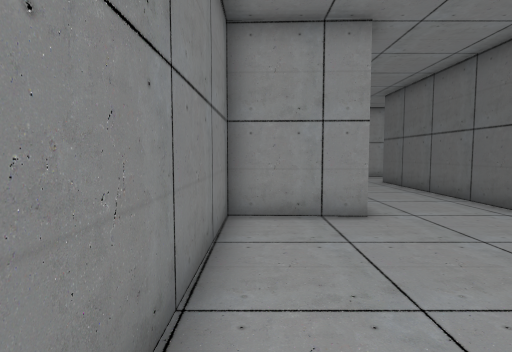
[1] (above)

12 first-person views from a walk through a Unity game level. The camera is 1.3 m above the floor, tilts 4° down and sees 80° across. The floor is counted in squares, 1 m on a side. Each view is taken from the middle of a square. On the plan, view 1 faces up. The plan holds only what a view shows up to about 14 squares ahead; the rest is blank. The player character is not drawn. Door leaves are left out, so doorways stand open.

[2]
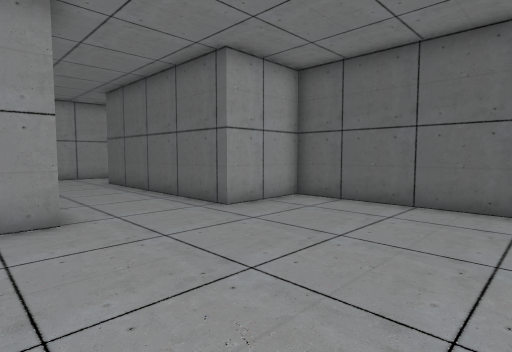

[3]
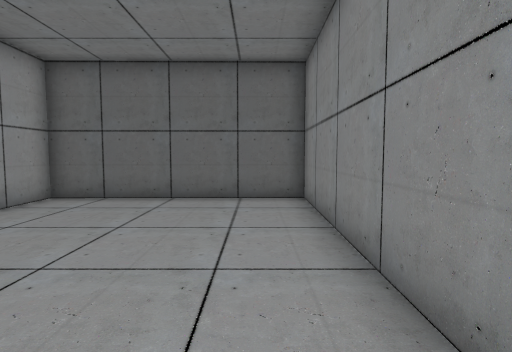

[4]
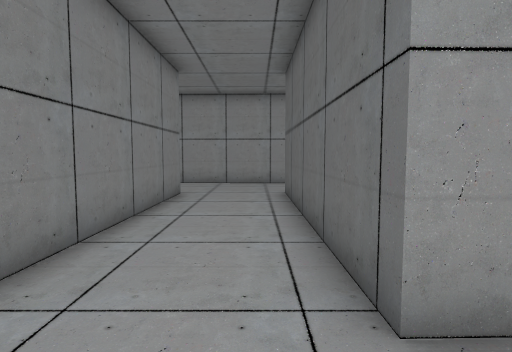

[5]
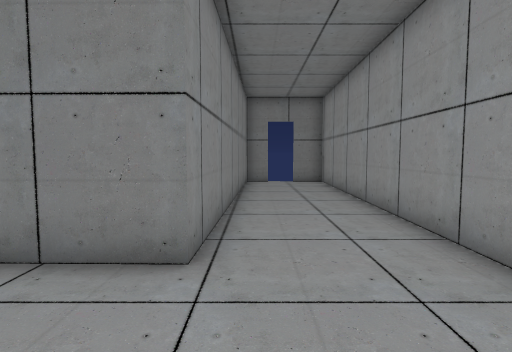

[6]
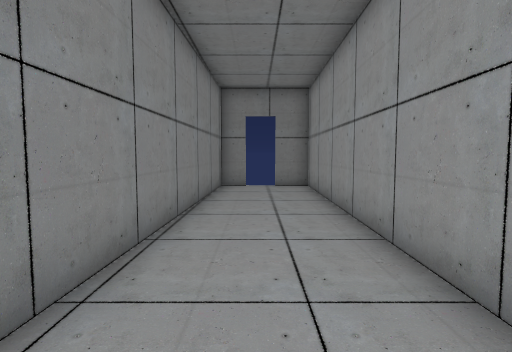

[7]
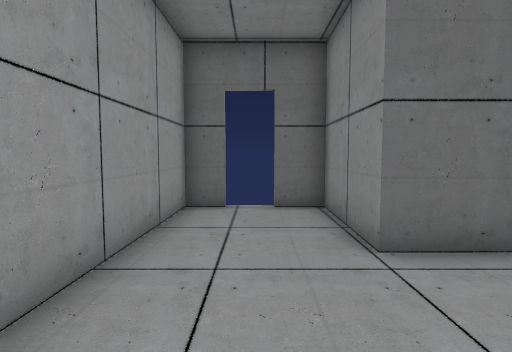

[8]
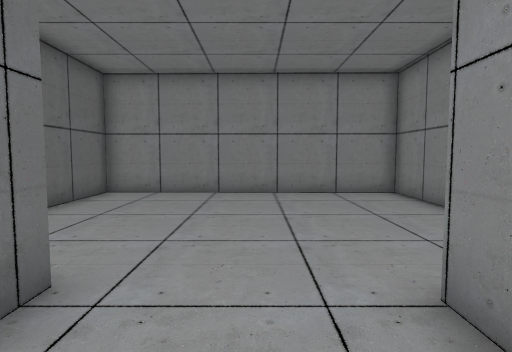

[9]
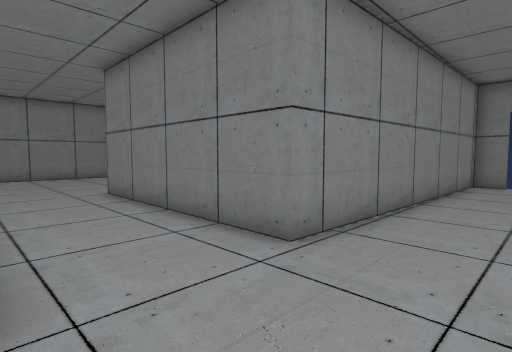

[10]
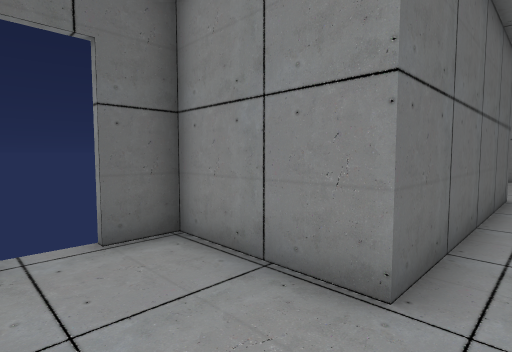

[11]
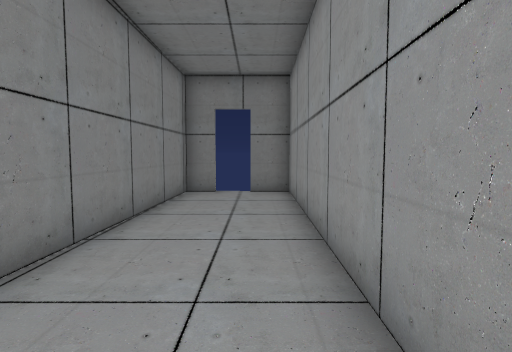

[12]
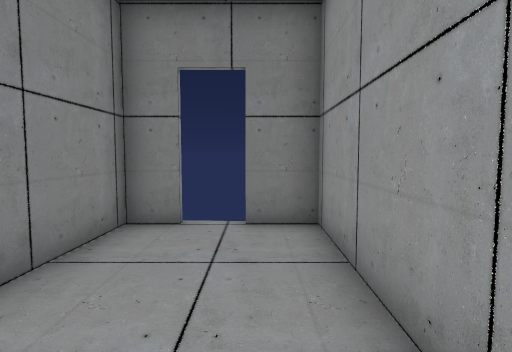

### Floor plan
Points are (right, up) in squares from view 1. A wall is a line through its corners. A room is listed if a view was taken in it or the views show most of it. See-through windows are left out.
Room 1 (views 1, 2, 3, 4, 5, 6, 7, 8, 9, 10, 11, 12)
walls: (9.5, 16.8) (9.5, 17.8) (-8.7, 18.2) (-8.7, 16.8); (-8.7, 15.6) (-8.7, 14.6) (2.5, 14.2) (2.3, 6.3) (-0.6, 6.5) (-0.7, -1.3) (9.1, -1.5) (9.1, 6.1) (6, 6.1) (6, 14.4) (9.5, 14.3) (9.5, 15.6)
ways out: gap at (-9, 16.5); gap at (9.7, 16.3)

Where each view was taken, in squares from view 1:
view 1: 0 up, 0 right, facing up
view 2: 0 up, 1 right, facing up-right
view 3: 0 up, 0 right, facing right
view 4: 4 up, 5 right, facing up
view 5: 15 up, 6 right, facing left
view 6: 16 up, 4 right, facing left
view 7: 16 up, 2 right, facing right
view 8: 9 up, 4 right, facing down
view 9: 17 up, 6 right, facing down-left
view 10: 17 up, 5 right, facing down-right
view 11: 17 up, 2 right, facing left
view 12: 17 up, 3 left, facing left
